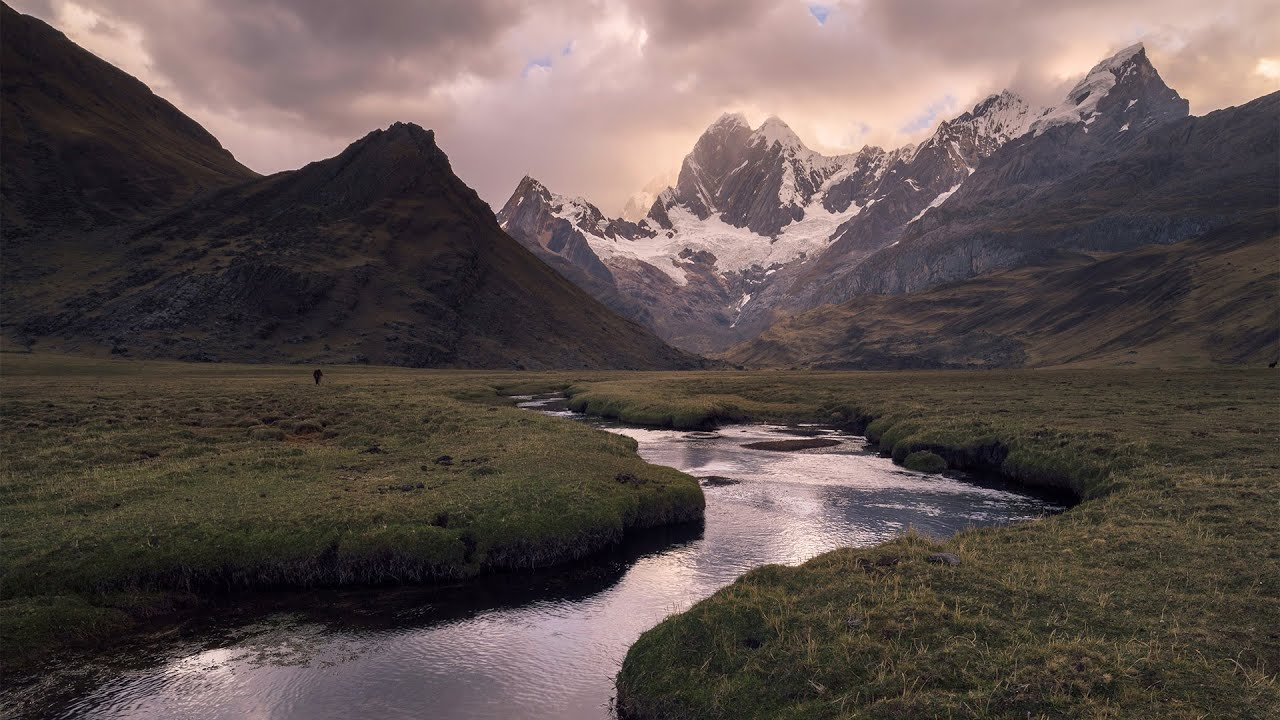
#> input picture TestImages/landscape.jpg, 1280 x 720 px, given in place of LEVI.jpg, which was not available
$ python main.py
#> lines starting #> are read from the running program, lines starting #| are printed output that depends on the picture; after the words box and inside, x2 and y2 are one past the last pixel; in counts of white or black regions, pixels touching at a corner belong together; pictures that were not available may be replaced by others from this repository, and a replacement may not be noted
#> further down, image is the input picture: shape (720, 1280, 3); mean B, G, R 78, 80.6, 92.7
### Python/EdgeDetection.py
import cv2
import numpy as np

original_image = None

# Callback function for trackbar
# [79 lines left out: functions update_threshold, update_threshold2, edge_detect_live, not called in this run]


def threshold_live(image):
    global original_image
    if len(image.shape) == 3:   # If the image is not grayscale, convert it to grayscale
        image = cv2.cvtColor(image, cv2.COLOR_BGR2GRAY)
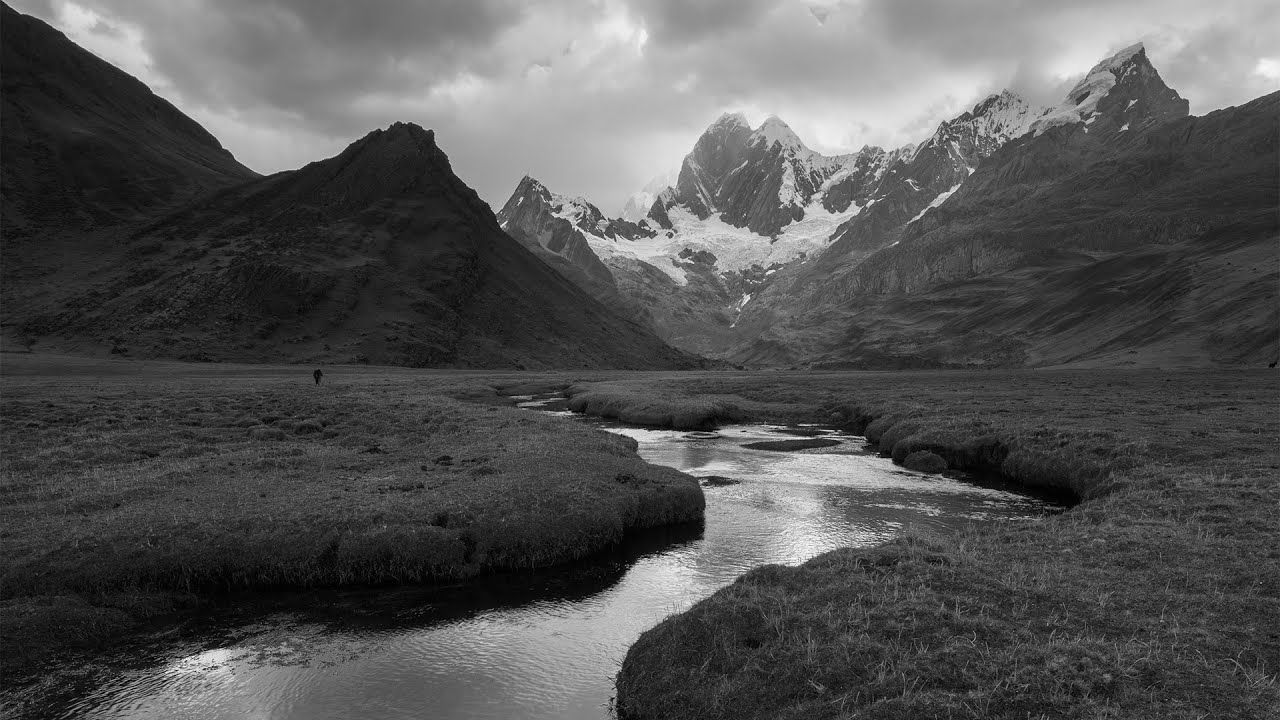
#> image: shape (720, 1280); min 0, max 252, mean 84

    # Create a window
    cv2.namedWindow('Threshold', cv2.WINDOW_NORMAL)

    # Resize the window to fit the screen
    height = 800
    width = int(image.shape[1] / image.shape[0] * height)
#> width = 1422
    cv2.resizeWindow('Threshold', width, height)

    # Create a trackbar for threshold value
    cv2.createTrackbar('Threshold', 'Threshold', 0, 255, update_threshold2)
#> slider 'Threshold' is set to 85

    # Perform initial edge detection
    threshold = cv2.getTrackbarPos('Threshold', 'Threshold')
    _, thresholded = cv2.threshold(image, threshold, 255, cv2.THRESH_BINARY)
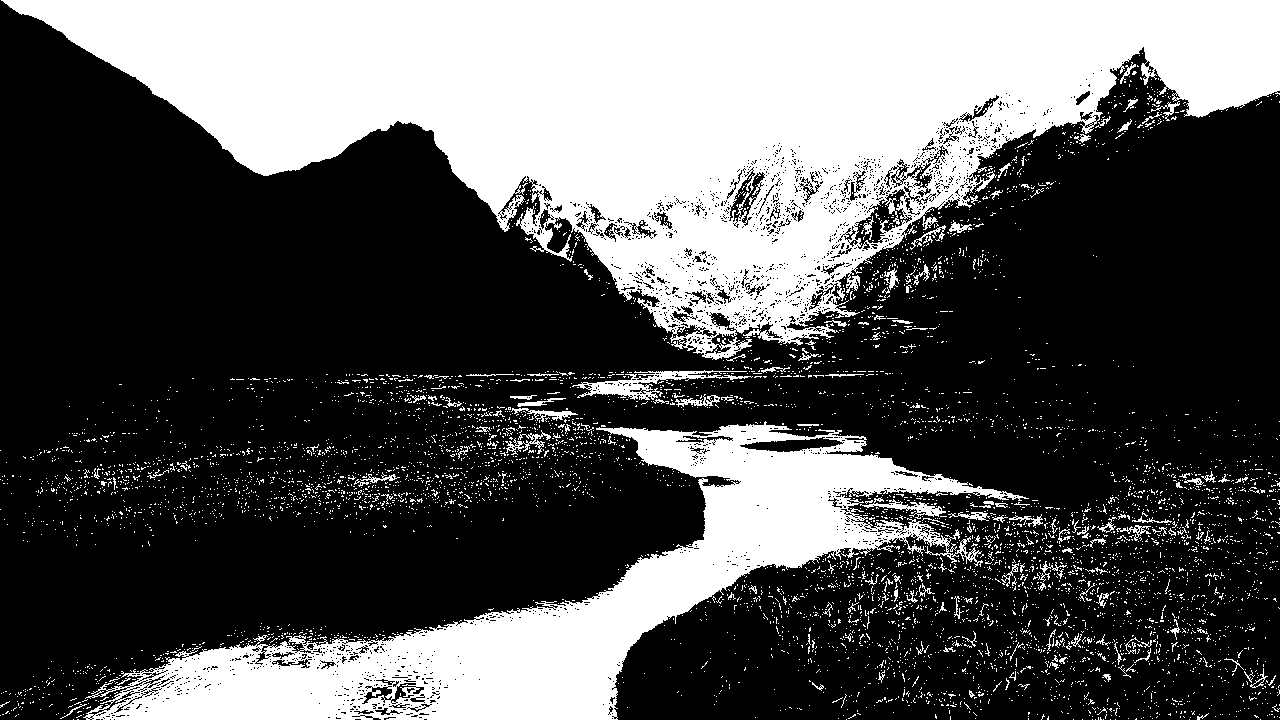
#> thresholded: shape (720, 1280); 34.1% white; 5854 white regions (5695 under 20 px), largest, box (x1, y1, x2, y2) and area: (1, 0, 1280, 360) 215690, (83, 421, 1029, 720) 73991, (572, 370, 753, 400) 1594
    cv2.imshow('Threshold', thresholded)
    original_image = image

    # Wait until the user presses 'Esc' key
    while True:
        key = cv2.waitKey(1)
#> (key Esc is pressed here)
        try:
            threshold = cv2.getTrackbarPos('Threshold', 'Threshold')
        except:
            break
        if key == 27:  # 'Esc' key pressed
            break

        if cv2.getWindowProperty('Threshold', cv2.WND_PROP_VISIBLE) < 1:
            break

    # Perform edge detection with the updated threshold values
    _, thresholded = cv2.threshold(image, threshold, 255, cv2.THRESH_BINARY)

    # Close all windows
    cv2.destroyAllWindows()

    return thresholded

# [8 lines that do not run on import are left out]

### Python/RasterToVector.py
import numpy as np
import potrace
import cv2
import matplotlib.pyplot as plt


class Polygon:
    def __init__(self, points):
        self.points = points
        self.children = ()


class Drawing:
    # [31 lines left out: functions __init__, add_vertical_lines, decompose_to_polygons, not called in this run]


def to_polygons(img, fill=False):
#> called with fill = True
    img_copy = img.copy()   # Don't modify the original image
    # Scale up the image so that the longest dimension is 1200 pixels and the aspect ratio is preserved
    biggest_dim = max(img_copy.shape)
#> biggest_dim = 1280
    scale_factor = 1200 / biggest_dim
#> scale_factor = 0.938
    img_copy = cv2.resize(img_copy, None, fx=scale_factor, fy=scale_factor, interpolation=cv2.INTER_AREA)
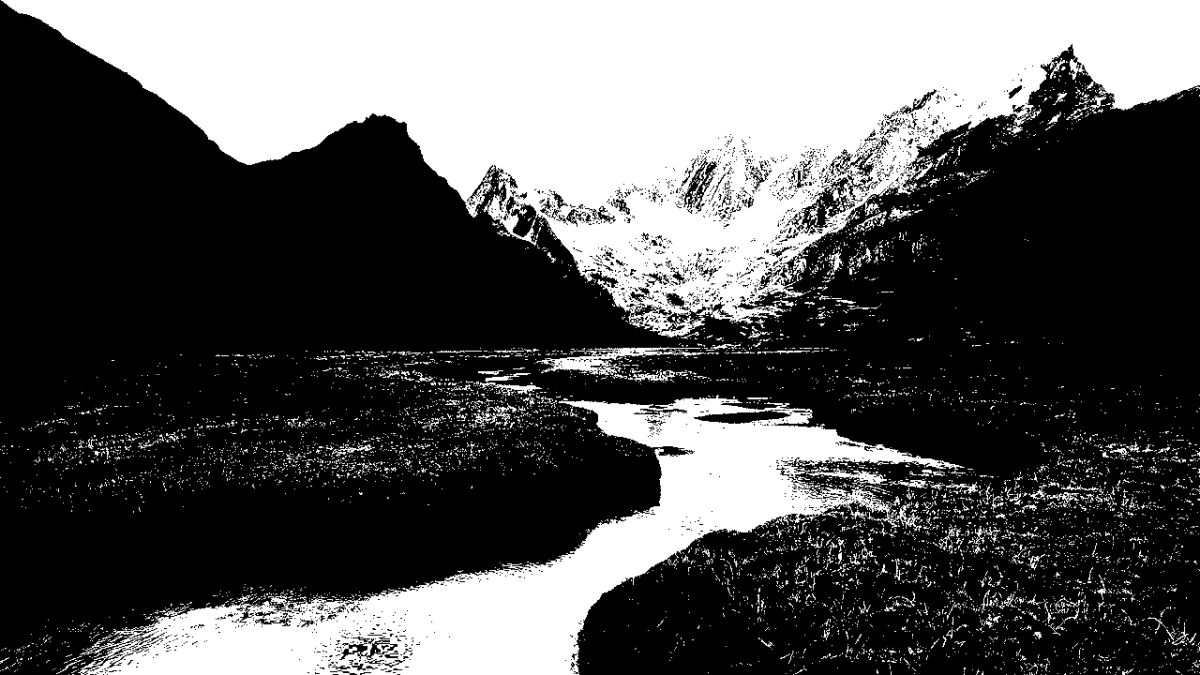
#> img_copy: shape (675, 1200); min 0, max 255, mean 87
    if len(img.shape) == 3:
        gray = cv2.cvtColor(img_copy, cv2.COLOR_BGR2GRAY)
    else:
        gray = img_copy
    data = gray < 200  # Convert to 2D boolean array
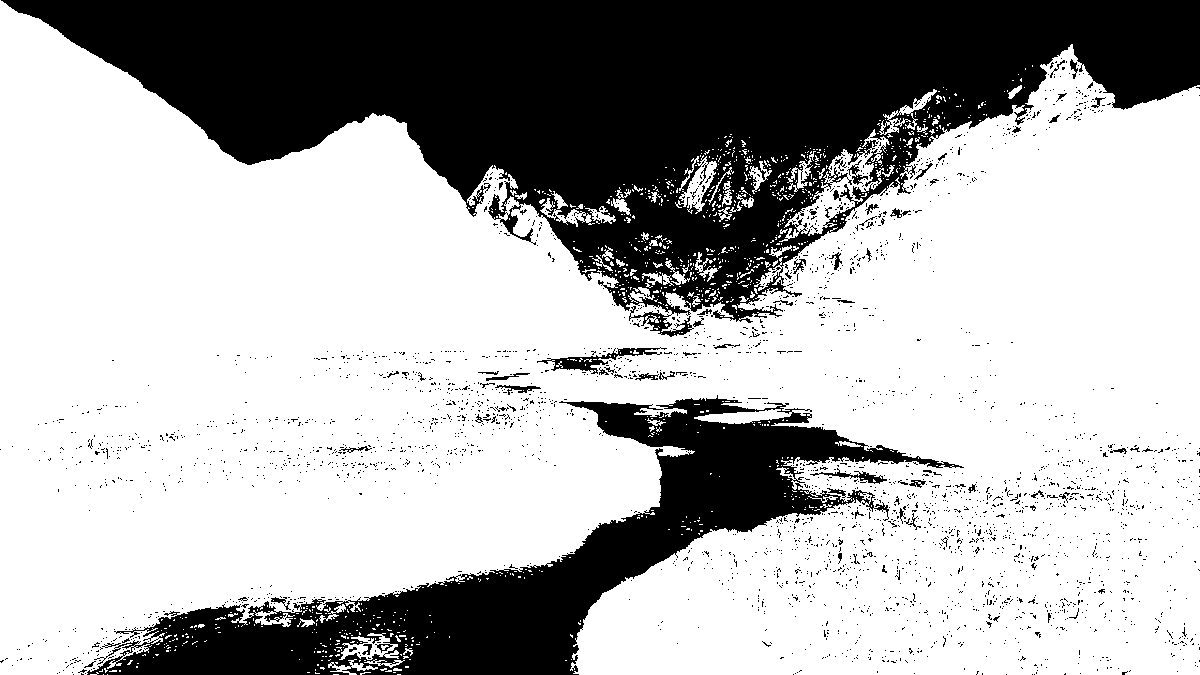
#> data: shape (675, 1200) bool; 68.6% white; 2818 black regions (2751 under 20 px), largest, box (x1, y1, x2, y2) and area: (1, 0, 1200, 337) 183168, (87, 395, 964, 675) 60761, (537, 347, 667, 374) 856
    data = np.flipud(data)  # Flip the image vertically, since Potrace's origin is in the top-left corner
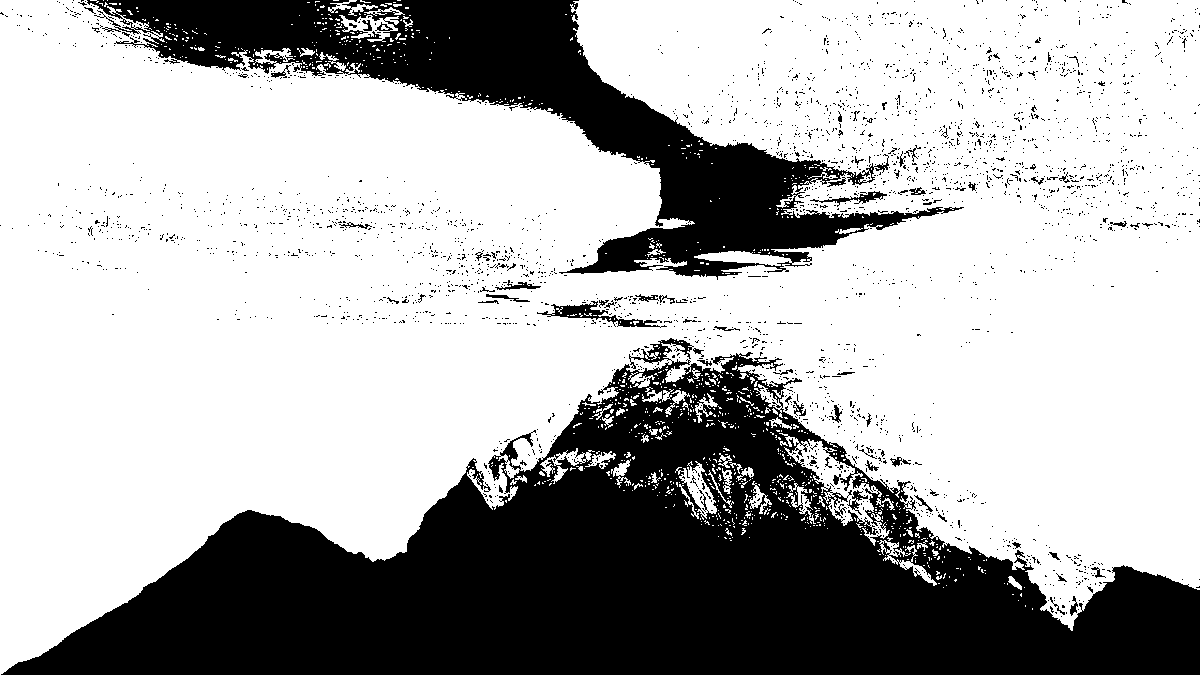
#> data: shape (675, 1200) bool; 68.6% white; 2818 black regions (2751 under 20 px), largest, box (x1, y1, x2, y2) and area: (1, 338, 1200, 675) 183168, (87, 0, 964, 280) 60761, (537, 301, 667, 328) 856
#> (the run stopped early here; a loop or call above may not have finished)
